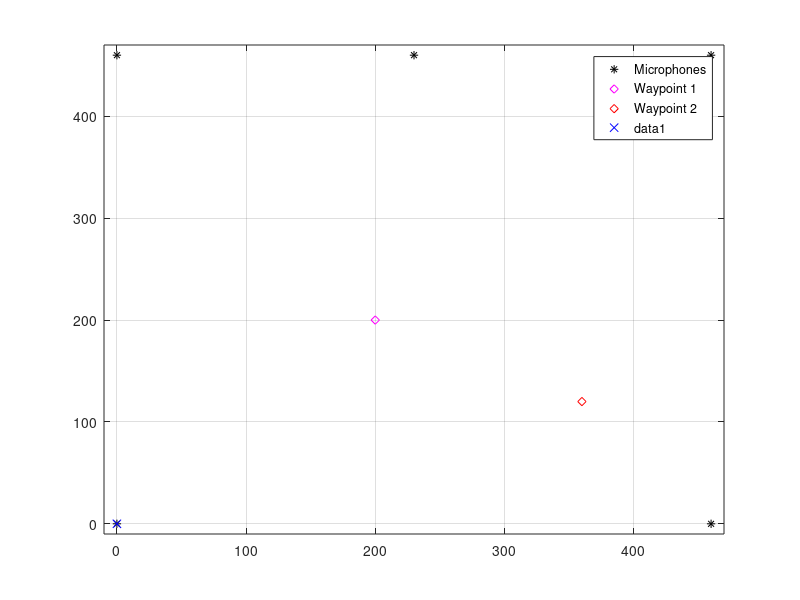

Reproduce this figure in MATLAB. (Note: this script raises an error after producing the figure.)
cport = 5;		% Com port to use.
q = 1;

% log = [x,y,dir] % Variable to keep track of x y position
%
% 	rec = record();		% Record 24000 samples.
% 	times = ch_td(rec);	% Calculate all the times.
% 	pos = loc(times);	% Calculate the position.

%	code: 0xD073CDA6 ??????
setpref('dsp','portaudioHostApi',3) 

d_dist = 50; % distance in cm's to drive
%---- BEGIN OF VARIABLES ----

d_dist = 25; % distance in cm's to drive
steer_error = 2; %Allowed direction deviation before correcting
wp_error = 20;	%Distance from a waypoint when the car stops driving

A = [0 0];		%start position
dir = 90;		%start direction
B = [200 200];	%waypoint one
C = [360 120];	%waypoint two

fc = 10000;
code = '0xD073CDA6';
fb = 3750;
rc = 1250;

%---- END OF VARIABLES ----

figure(1); % figure 1 is the figure to plot the progress of the car on the way
plot([0 460 0 460 230],[0 0 460 460 460],'*k');
xlim([-10 470]);
ylim([-10 470]);
grid on;
hold on;
plot(B(1),B(2),'dm');
plot(C(1),C(2),'dr');
legend('Microphones','Waypoint 1','Waypoint 2');
plot(A(1),A(2),'xb');

maze = createmaze(4);

try
	
	% SETUP
	openCom(cport);
	setup_beacon(fb,code,fc,rc);
	pause(0.1)
	EPOCommunications('transmit','A1');
	
% 	% FIRST LOCALISATION LOG
	log(1,:) = [pos(1),pos(2),dir];
	
	% FIRST TURN
	angB = atan(B(2)/B(1)); % Check angle between m2-m1 and m2-B
	if abs(angB-dir) <= 90 % B in front of A
		th = calc_th(pos(1),pos(2),dir,B(1),B(2));
		turn(th);
		dir = mod((dir+th),360);
	else % B behind A
		turn(180);
		dir = mod((dir + 180),360);
		
		[pos(1),pos(2),~] = position(log(end,1),log(end,2),0);
		log(end+1,:) = [pos(1),pos(2),dir];
		plot(pos(1),pos(2),'xb');
		
		th = calc_th(pos(1),pos(2),dir,B(1),B(2));
		turn(th);
		dir = mod((dir+th),360);
	end
	
	% Drive to chechpoint 1 (B)
	while not(q)
		
		[pos(1),pos(2),~] = position(log(end,1),log(end,2),0);
		log(end+1,:) = [pos(1),pos(2),dir];
		plot(pos(1),pos(2),'xb');
		
		st = check_st(pos(1),pos(2),dir,B(1),B(2));
		if abs(st) > steer_error
			alpha = turn(st);
			dir = mod((dir + alpha),360);
			[pos(1),pos(2),~] = position(log(end,1),log(end,2),0);
			log(end+1,:) = [pos(1),pos(2),dir];
			plot(pos(1),pos(2),'xb');
		else
			forward(d_dist);
			[pos(1),pos(2),dir] = position(log(end,1),log(end,2),1);
			log(end+1,:) = [pos(1),pos(2),dir];
			plot(pos(1),pos(2),'xb');
		end
		
		if length(log) > 1000
			log = log(2:end,:);
		end
		
		if sqrt((pos(1)-B(1))^2 + (pos(2)-B(2))^2) < wp_error
			disp('Arrived at the first waypoint! position:');
			disp([pos(1);pos(2)]);
			q = 1;
		end
		
	end
	
% 	input('Press enter to continue to the next waypoint.');
	pause(10); % measuring pause at the waypoint
	q = 0;
	
	% SECCOND TURN
	angC = atan(C(2)/C(1)); % Check angle between m2-m1 and m2-B
	if abs(angC-dir) <= 90 % B in front of A
		th = calc_th(pos(1),pos(2),dir,C(1),C(2));
		turn(th);
		dir = mod((dir+th),360);
	else % C behind B
		turn(180);
		dir = mod((dir + 180),360);
		
		[pos(1),pos(2),~] = position(log(end,1),log(end,2),0);
		log(end+1,:) = [pos(1),pos(2),dir];
		plot(pos(1),pos(2),'xb');
		
		th = calc_th(pos(1),pos(2),dir,C(1),C(2));
		turn(th);
		dir = mod((dir+th),360);
	end
	
	% Drvie to checkpoint 2 (C)
	while not(q)
		
		[pos(1),pos(2),~] = position(log(end,1),log(end,2),0);
		log(end+1,:) = [pos(1),pos(2),dir];
		plot(pos(1),pos(2),'xb');
		
		st = check_st(pos(1),pos(2),dir,C(1),C(2));
		if abs(st) > steer_error
			alpha = turn(st);
			dir = mod((dir + alpha),360);
			[pos(1),pos(2),~] = position(log(end,1),log(end,2),0);
			log(end+1,:) = [pos(1),pos(2),dir];
			plot(pos(1),pos(2),'xb');
		else
			forward(d_dist);
			[pos(1),pos(2),dir] = position(log(end,1),log(end,2),1);
			log(end+1,:) = [pos(1),pos(2),dir];
			plot(pos(1),pos(2),'xb');
		end
		
		if length(log) > 1000
			log = log(2:end,:);
		end
		
		if sqrt((pos(1)-C(1))^2 + (pos(2)-C(2))^2) < wp_error
			disp('Arrived at the destination! position:');
			disp([pos(1);pos(2)]);
			pause(2)
			q = 1;
		end
	end
catch
	% In case of an error
	closeCom();
	error('!!!	Some error occured	!!!');
end